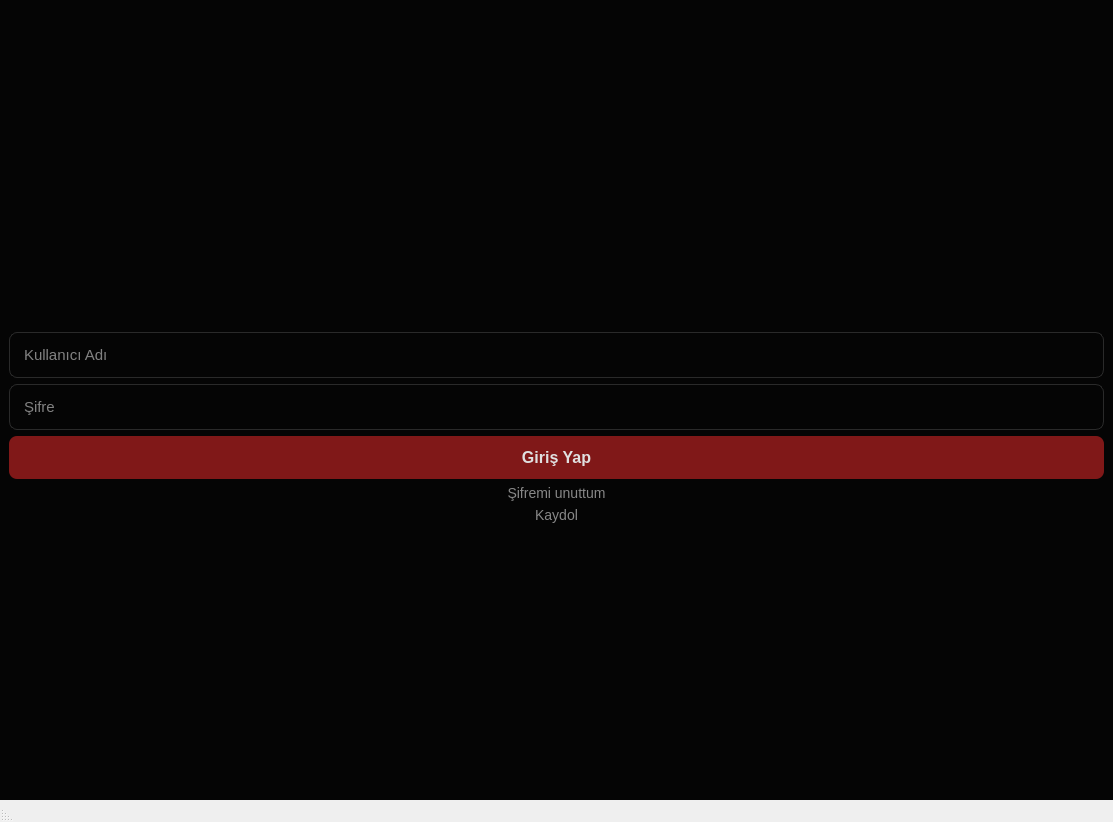
<?xml version="1.0" encoding="UTF-8"?>
<ui version="4.0">
 <class>MainWindow</class>
 <widget class="QMainWindow" name="MainWindow">
  <property name="geometry">
   <rect>
    <x>0</x>
    <y>0</y>
    <width>1113</width>
    <height>822</height>
   </rect>
  </property>
  <property name="maximumSize">
   <size>
    <width>16777215</width>
    <height>16777215</height>
   </size>
  </property>
  <property name="windowTitle">
   <string>MainWindow</string>
  </property>
  <property name="layoutDirection">
   <enum>Qt::RightToLeft</enum>
  </property>
  <widget class="QWidget" name="centralwidget">
   <layout class="QGridLayout" name="gridLayout">
    <property name="leftMargin">
     <number>0</number>
    </property>
    <property name="topMargin">
     <number>0</number>
    </property>
    <property name="rightMargin">
     <number>0</number>
    </property>
    <property name="bottomMargin">
     <number>0</number>
    </property>
    <item row="0" column="0">
     <widget class="QStackedWidget" name="stackedWidget">
      <property name="styleSheet">
       <string notr="true">background-color: #050505;
font-family: 'Segoe UI', sans-serif;
</string>
      </property>
      <property name="currentIndex">
       <number>0</number>
      </property>
      <widget class="QWidget" name="giris">
       <layout class="QVBoxLayout" name="verticalLayout">
        <item>
         <spacer name="verticalSpacer">
          <property name="orientation">
           <enum>Qt::Vertical</enum>
          </property>
          <property name="sizeHint" stdset="0">
           <size>
            <width>20</width>
            <height>40</height>
           </size>
          </property>
         </spacer>
        </item>
        <item alignment="Qt::AlignHCenter">
         <widget class="QLabel" name="label_gorsel">
          <property name="maximumSize">
           <size>
            <width>650</width>
            <height>300</height>
           </size>
          </property>
          <property name="styleSheet">
           <string notr="true">color: #E0E0E0;        
    font-family: 'Segoe UI', sans-serif;
    font-size: 42px;       
    font-weight: 900;       
    background-color: transparent;
    qproperty-alignment: 'AlignCenter';</string>
          </property>
          <property name="text">
           <string/>
          </property>
          <property name="pixmap">
           <pixmap>../../OneDrive/Resimler/Ekran Görüntüleri/uygulama kapağı.png</pixmap>
          </property>
          <property name="scaledContents">
           <bool>true</bool>
          </property>
         </widget>
        </item>
        <item>
         <widget class="QLineEdit" name="lineEdit_userName">
          <property name="styleSheet">
           <string notr="true">background-color: #050505; /* Obsidian Siyah */
    border: 1px solid #2a2a2a; /* Obsidian Kenarlık */
    border-radius: 8px;
    padding: 12px;
    font-size: 15px;
    color: white;</string>
          </property>
          <property name="placeholderText">
           <string>Kullanıcı Adı</string>
          </property>
         </widget>
        </item>
        <item>
         <widget class="QLineEdit" name="lineEdit_password">
          <property name="styleSheet">
           <string notr="true">background-color: #050505; /* Obsidian Siyah */
    border: 1px solid #2a2a2a; /* Obsidian Kenarlık */
    border-radius: 8px;
    padding: 12px;
    font-size: 15px;
    color: white;
</string>
          </property>
          <property name="placeholderText">
           <string>Şifre</string>
          </property>
         </widget>
        </item>
        <item>
         <widget class="QPushButton" name="pushButton_entry">
          <property name="styleSheet">
           <string notr="true">background-color: #801818; /* Koyu Kırmızı */
    color: #E0E0E0;            /* Beyaz Yazı */
    border-radius: 8px;
    padding: 12px;
    font-size: 16px;
    font-weight: bold;
    border: none;</string>
          </property>
          <property name="text">
           <string>Giriş Yap</string>
          </property>
         </widget>
        </item>
        <item>
         <widget class="QPushButton" name="pushButton_2">
          <property name="styleSheet">
           <string notr="true">background-color: transparent;
    color: #888;
    border: none;
    font-size: 14px</string>
          </property>
          <property name="text">
           <string>Şifremi unuttum</string>
          </property>
         </widget>
        </item>
        <item>
         <widget class="QPushButton" name="pushButton">
          <property name="styleSheet">
           <string notr="true">background-color: transparent;
    color: #888;
    border: none;
    font-size: 14px</string>
          </property>
          <property name="text">
           <string>Kaydol</string>
          </property>
         </widget>
        </item>
        <item>
         <spacer name="verticalSpacer_2">
          <property name="orientation">
           <enum>Qt::Vertical</enum>
          </property>
          <property name="sizeHint" stdset="0">
           <size>
            <width>20</width>
            <height>40</height>
           </size>
          </property>
         </spacer>
        </item>
       </layout>
      </widget>
      <widget class="QWidget" name="kaydolma">
       <layout class="QVBoxLayout" name="verticalLayout_2">
        <item>
         <spacer name="verticalSpacer_3">
          <property name="orientation">
           <enum>Qt::Vertical</enum>
          </property>
          <property name="sizeHint" stdset="0">
           <size>
            <width>20</width>
            <height>40</height>
           </size>
          </property>
         </spacer>
        </item>
        <item alignment="Qt::AlignHCenter">
         <widget class="QLabel" name="label_2">
          <property name="sizePolicy">
           <sizepolicy hsizetype="Preferred" vsizetype="Preferred">
            <horstretch>0</horstretch>
            <verstretch>0</verstretch>
           </sizepolicy>
          </property>
          <property name="maximumSize">
           <size>
            <width>650</width>
            <height>300</height>
           </size>
          </property>
          <property name="styleSheet">
           <string notr="true">color: #E0E0E0;          
    font-family: 'Segoe UI', sans-serif;
    font-size: 42px;        
    font-weight: 900;       
    background-color: transparent;
    qproperty-alignment: 'AlignCenter';</string>
          </property>
          <property name="text">
           <string/>
          </property>
          <property name="pixmap">
           <pixmap>../../OneDrive/Resimler/Ekran Görüntüleri/uygulama kapağı.png</pixmap>
          </property>
          <property name="scaledContents">
           <bool>true</bool>
          </property>
         </widget>
        </item>
        <item>
         <widget class="QLineEdit" name="lineEdit_kaydolma_userName">
          <property name="styleSheet">
           <string notr="true">background-color: #050505;
    border: 1px solid #2a2a2a; 
    padding: 12px;
    font-size: 15px;
    color: white;</string>
          </property>
          <property name="placeholderText">
           <string>Kullanıcı Adı</string>
          </property>
         </widget>
        </item>
        <item>
         <widget class="QLineEdit" name="lineEdit_email">
          <property name="styleSheet">
           <string notr="true">background-color: #050505;
    border: 1px solid #2a2a2a; 
    padding: 12px;
    font-size: 15px;
    color: white;</string>
          </property>
          <property name="placeholderText">
           <string>E-Mail</string>
          </property>
         </widget>
        </item>
        <item>
         <widget class="QLineEdit" name="lineEdit_sifreolusturma">
          <property name="styleSheet">
           <string notr="true">background-color: #050505;
    border: 1px solid #2a2a2a; 
    padding: 12px;
    font-size: 15px;
    color: white;</string>
          </property>
          <property name="placeholderText">
           <string>Şifre</string>
          </property>
         </widget>
        </item>
        <item>
         <widget class="QComboBox" name="comboBox_securityquestion">
          <property name="styleSheet">
           <string notr="true">
background-color: rgba(20, 20, 20, 0.95);
color: rgb(255, 255, 255);
    border: 1px solid #2a2a2a;              
    border-radius: 15px;
</string>
          </property>
          <item>
           <property name="text">
            <string>Evcil hayvan</string>
           </property>
          </item>
          <item>
           <property name="text">
            <string>En sevdiğin renk</string>
           </property>
          </item>
          <item>
           <property name="text">
            <string>En sevdiğin yemek</string>
           </property>
          </item>
          <item>
           <property name="text">
            <string/>
           </property>
          </item>
          <item>
           <property name="text">
            <string/>
           </property>
          </item>
         </widget>
        </item>
        <item>
         <widget class="QLineEdit" name="lineEdit_answerofquestion">
          <property name="styleSheet">
           <string notr="true">background-color: #050505;
    border: 1px solid #2a2a2a; 
    padding: 12px;
    font-size: 15px;
    color: white;</string>
          </property>
          <property name="placeholderText">
           <string>Cevap</string>
          </property>
         </widget>
        </item>
        <item>
         <widget class="QPushButton" name="pushButton_kaydolm2">
          <property name="styleSheet">
           <string notr="true">background-color: #801818; x
    color: #E0E0E0;           
    border-radius: 8px;
    padding: 12px;
    font-size: 16px;
    font-weight: bold;
    border: none;</string>
          </property>
          <property name="text">
           <string>Kaydol</string>
          </property>
         </widget>
        </item>
        <item>
         <widget class="QPushButton" name="pushButton_girisyapgeri">
          <property name="styleSheet">
           <string notr="true">background-color: transparent;
    color: #888;
    border: none;
    font-size: 14px</string>
          </property>
          <property name="text">
           <string>Giriş Yap</string>
          </property>
         </widget>
        </item>
        <item>
         <spacer name="verticalSpacer_4">
          <property name="orientation">
           <enum>Qt::Vertical</enum>
          </property>
          <property name="sizeHint" stdset="0">
           <size>
            <width>20</width>
            <height>40</height>
           </size>
          </property>
         </spacer>
        </item>
       </layout>
      </widget>
     </widget>
    </item>
   </layout>
  </widget>
  <widget class="QMenuBar" name="menubar">
   <property name="geometry">
    <rect>
     <x>0</x>
     <y>0</y>
     <width>1113</width>
     <height>25</height>
    </rect>
   </property>
   <property name="nativeMenuBar">
    <bool>false</bool>
   </property>
  </widget>
  <widget class="QStatusBar" name="statusbar"/>
 </widget>
 <resources/>
 <connections/>
</ui>
